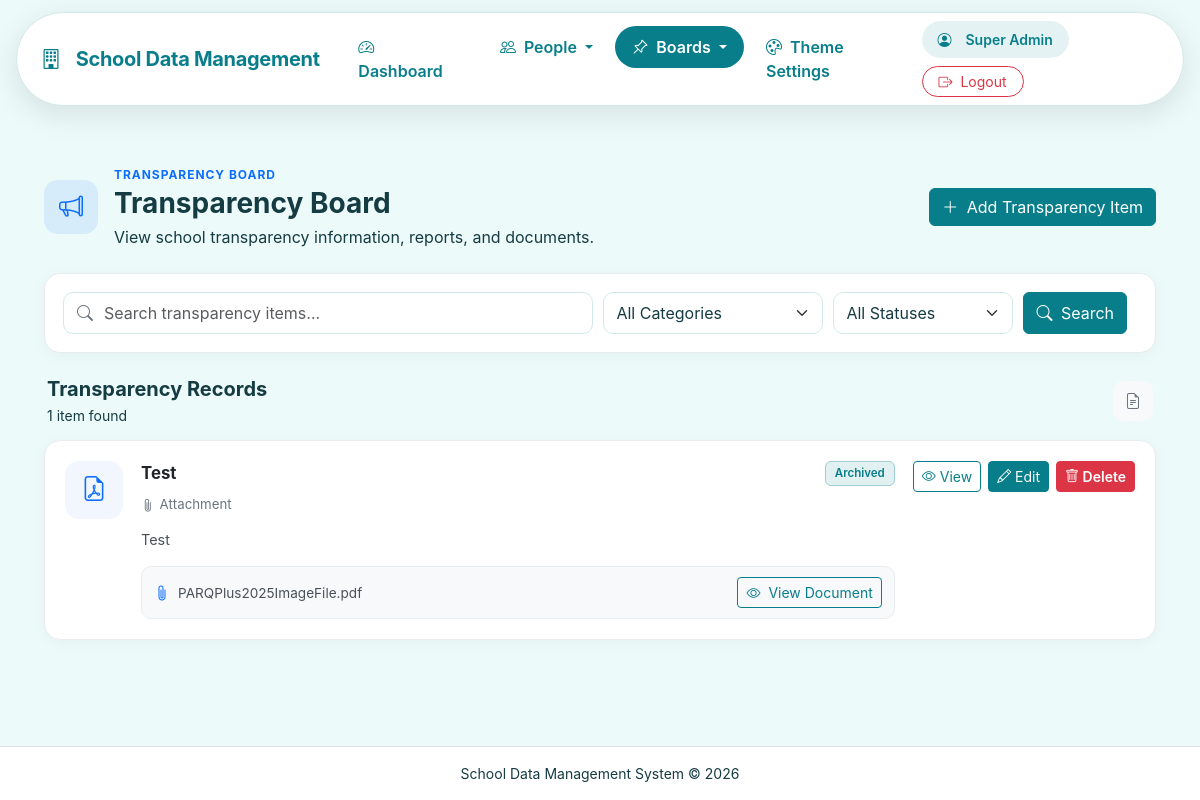
Page /transparency.php (signed in) on the committed database.
### tables this page shows
CREATE TABLE `transparency` (
  `id` int(10) UNSIGNED NOT NULL,
  `title` varchar(255) NOT NULL,
  `category` varchar(100) DEFAULT NULL,
  `description` text DEFAULT NULL,
  `school_year` varchar(20) DEFAULT NULL,
  `date_posted` date DEFAULT NULL,
  `file_name` varchar(255) DEFAULT NULL,
  `file_path` varchar(500) DEFAULT NULL,
  `file_type` varchar(100) DEFAULT NULL,
  `status` enum('Published','Draft','Archived') NOT NULL DEFAULT 'Published',
  `created_by` int(10) UNSIGNED DEFAULT NULL,
  `updated_by` int(10) UNSIGNED DEFAULT NULL,
  `created_at` timestamp NOT NULL DEFAULT current_timestamp(),
  `updated_at` timestamp NOT NULL DEFAULT current_timestamp() ON UPDATE current_timestamp()
);

### config.php (called while the page is built, shortened)
<?php
function e($value)
{
    return htmlspecialchars(
        (string) $value,
        ENT_QUOTES,
        'UTF-8'
    );
}
?>

### transparency.php (the view, shortened to what this page needs)
<?php
require_once __DIR__ . '/config.php';
$q = trim(
    $_GET['q'] ?? ''
);
$sql = "
    SELECT *
    FROM transparency
";
$params = [];
$sql .= "
    ORDER BY
        date_posted DESC,
        id DESC
";
$stmt = $pdo->prepare($sql);
$stmt->execute(
    $params
);
$rows = $stmt->fetchAll();
include 'header.php';
?>
<link
    rel="stylesheet"
    href="assets/transparency.css"
>
<div class="transparency-page">
    <div class="transparency-page-header">
        <div class="transparency-header-left">
            <div class="transparency-page-icon">
                <i class="bi bi-megaphone"></i>
            </div>
            <div>
                <div class="transparency-page-label">
                    TRANSPARENCY BOARD
                </div>
                <h2 class="fw-bold mb-1">
                    Transparency Board
                </h2>
                <p class="text-muted mb-0">
                    View school transparency information,
                    reports, and documents.
                </p>
            </div>
        </div>
        <?php if ($isAdmin): ?>
            <div class="transparency-header-actions">
                <a
                    href="transparency_form.php"
                    class="btn btn-primary"
                >
                    <i class="bi bi-plus-lg me-1"></i>
                    Add Transparency Item
                </a>
            </div>
        <?php endif; ?>
    </div>
    <div class="transparency-search-card">
        <form
            method="GET"
            class="transparency-search-form"
        >
            <div class="transparency-search-main">
                <div class="transparency-search-input">
                    <input
                        type="text"
                        name="q"
                        class="form-control"
                        value="<?= e($q) ?>"
                        placeholder="Search transparency items..."
                        aria-label="Search transparency items"
                    >
                </div>
            </div>
            <div class="transparency-filter">
                <select
                    name="category"
                    class="form-select"
                >
                    <option value="">
                        All Categories
                    </option>
                </select>
            </div>
            <div class="transparency-filter">
                <select
                    name="status"
                    class="form-select"
                >
                    <option value="">
                        All Statuses
                    </option>
                </select>
            </div>
            <button
                type="submit"
                class="btn btn-primary transparency-search-btn"
            >
                <i class="bi bi-search me-1"></i>
                Search
            </button>
        </form>
    </div>
    <div class="transparency-record-header">
        <div>
            <h5 class="fw-bold mb-1">
                Transparency Records
            </h5>
            <p class="text-muted small mb-0">
                <?= count($rows) ?>
                item<?= count($rows) !== 1 ? 's' : '' ?>
                found
            </p>
        </div>
        <div class="transparency-record-icon">
            <i class="bi bi-file-earmark-text"></i>
        </div>
    </div>
    <div class="transparency-records">
        <?php if (!empty($rows)): ?>
            <?php foreach ($rows as $r): ?>
                <div class="transparency-item-card">
                    <div class="transparency-item-icon">
                        <?php
                        $itemIcon =
                            'bi-file-earmark-text';
                        if (
                            !empty(
                                $r['file_path']
                            )
                        ) {
                            $extension =
                                strtolower(
                                    pathinfo(
                                        $r['file_path'],
                                        PATHINFO_EXTENSION
                                    )
                                );
                            if (
                                in_array(
                                    $extension,
                                    [
                                        'jpg',
                                        'jpeg',
                                        'png',
                                        'webp'
                                    ],
                                    true
                                )
                            ) {
                                $itemIcon =
                                    'bi-file-earmark-image';
                            } elseif (
                                in_array(
                                    $extension,
                                    [
                                        'xls',
                                        'xlsx'
                                    ],
                                    true
                                )
                            ) {
                                $itemIcon =
                                    'bi-file-earmark-spreadsheet';
                            } elseif (
                                in_array(
                                    $extension,
                                    [
                                        'ppt',
                                        'pptx'
                                    ],
                                    true
                                )
                            ) {
                                $itemIcon =
                                    'bi-file-earmark-slides';
                            } elseif (
                                in_array(
                                    $extension,
                                    [
                                        'doc',
                                        'docx'
                                    ],
                                    true
                                )
                            ) {
                                $itemIcon =
                                    'bi-file-earmark-word';
                            } elseif (
                                $extension === 'pdf'
                            ) {
                                $itemIcon =
                                    'bi-file-earmark-pdf';
                            }
                        }
                        ?>
                        <i
                            class="bi <?= e($itemIcon) ?>"
                        ></i>
                    </div>
                    <div class="transparency-item-content">
                        <div class="transparency-item-top">
                            <div class="transparency-item-title">
                                <?= e(
                                    $r['title']
                                    ??
                                    'Untitled Transparency Item'
                                ) ?>
                            </div>
                            <?php
                            $itemStatus =
                                $r['status']
                                ??
                                'Published';
                            ?>
                            <?php if (
                                $itemStatus === 'Published'
                            ): ?>
                                <span class="badge bg-success">
                                    Published
                                </span>
                            <?php elseif (
                                $itemStatus === 'Draft'
                            ): ?>
                                <span class="badge bg-warning text-dark">
                                    Draft
                                </span>
                            <?php else: ?>
                                <span class="badge bg-secondary">
                                    Archived
                                </span>
                            <?php endif; ?>
                        </div>
                        <div class="transparency-item-meta">
                            <?php if (
                                !empty(
                                    $r['file_path']
                                )
                            ): ?>
                                <span>
                                    <i class="bi bi-paperclip"></i>
                                    Attachment
                                </span>
                            <?php endif; ?>
                        </div>
                        <?php if (
                            !empty(
                                $r['description']
                            )
                        ): ?>
                            <div
                                class="transparency-item-description"
                            >
                                <?= nl2br(
                                    e(
                                        $r['description']
                                    )
                                ) ?>
                            </div>
                        <?php endif; ?>
                        <?php if (
                            !empty(
                                $r['file_path']
                            )
                        ): ?>
                            <div
                                class="transparency-item-file"
                            >
                                <div
                                    class="transparency-file-left"
                                >
                                    <i class="bi bi-paperclip"></i>
                                    <span>
                                        <?= e(
                                            $r['file_name']
                                            ??
                                            'Attached Document'
                                        ) ?>
                                    </span>
                                </div>
                                <a
                                    href="<?= e(
                                        $r['file_path']
                                    ) ?>"
                                    target="_blank"
                                    rel="noopener noreferrer"
                                    class="btn btn-sm btn-outline-primary"
                                >
                                    <i class="bi bi-eye me-1"></i>
                                    View Document
                                </a>
                            </div>
                        <?php endif; ?>
                    </div>
                    <div class="transparency-item-actions">
                        <a
                            href="transparency_view.php?id=<?= (int)$r['id'] ?>"
                            class="btn btn-sm btn-outline-primary"
                            title="View Transparency Item"
                        >
                            <i class="bi bi-eye"></i>
                            <span>
                                View
                            </span>
                        </a>
                        <?php if ($isAdmin): ?>
                            <a
                                href="transparency_form.php?id=<?= (int)$r['id'] ?>"
                                class="btn btn-sm btn-primary"
                                title="Edit Transparency Item"
                            >
                                <i class="bi bi-pencil"></i>
                                <span>
                                    Edit
                                </span>
                            </a>
                            <a
                                href="delete_transparency.php?id=<?= (int)$r['id'] ?>"
                                class="btn btn-sm btn-danger"
                                data-confirm="Delete this transparency item?"
                                title="Delete Transparency Item"
                            >
                                <i class="bi bi-trash"></i>
                                <span>
                                    Delete
                                </span>
                            </a>
                        <?php endif; ?>
                    </div>
                </div>
            <?php endforeach; ?>
        <?php endif; ?>
    </div>
</div>
<?php include 'footer.php'; ?>

### assets/style.css (style rules this page uses)
body { font-family: Inter, system-ui, -apple-system, "Segoe UI", sans-serif; }

### assets/navigation.css (style rules this page uses)
html, body { min-height: 100%; }
body { display: flex; flex-direction: column; min-height: 100vh; }

### assets/css/theme.css (style rules this page uses)
:root { --theme-primary: #0d6efd; --theme-button: #0d6efd; --theme-header: #ffffff; --theme-card: #ffffff; --theme-background: #f5f8fc; --theme-text: #172b4d; --theme-font: #172b4d; --theme-icon: #0d6efd; --theme-border: #e5eaf0; }
html, body, body.bg-light, main, main.container, main.container-fluid, .content-wrapper, .page-wrapper { background-color: var(--theme-background) !important; color: var(--theme-font) !important; }
body p, body label, body li, body td, body th, body small, body .text-muted, body .form-text, body .text-secondary { color: var(--theme-font) !important; }
h1, h2, h3, h4, h5, h6, .stat-number, .records-title, .record-name, .page-title, .card-title { color: var(--theme-text) !important; }
html body .btn-primary, html body .theme-primary-button, html body .btn-info, html body button[type="submit"]:not(.btn-danger):not(.sdms-theme-reset):not(.danger) { background-color: var(--theme-button) !important; border-color: var(--theme-button) !important; color: #ffffff !important; }
html body .btn-outline-primary, html body .btn-outline-info, html body .btn-outline-secondary { color: var(--theme-primary) !important; border-color: var(--theme-primary) !important; background-color: transparent !important; }
html body .btn-danger, html body .small-button.danger, html body button.danger { background-color: #dc3545 !important; border-color: #dc3545 !important; color: #ffffff !important; font-weight: 600 !important; }
.card, .dashboard-stat-card, .dashboard-record-card, .modal-content, .dropdown-menu, .list-group-item, .table, .form-control, .form-select, .input-group-text, hr { border-color: var(--theme-border) !important; }
.form-control, .form-select, input[type="search"] { background-color: var(--theme-card) !important; color: var(--theme-font) !important; }
.btn i, .btn .bi, .btn-primary i, .btn-primary .bi, .btn-danger i, .btn-danger .bi, .btn-success i, .btn-success .bi, .btn-warning i, .btn-warning .bi, .btn-info i, .btn-info .bi, .btn-secondary i, .btn-secondary .bi, .button i, .button .bi { color: inherit !important; }
.record-id, .badge-id, .badge-lrn, .badge-sy, .badge-section, .badge-plantilla, .badge.bg-light, .badge.bg-secondary, .badge.bg-info, .badge.bg-primary, .badge.bg-blue, [class*="record-id"], [class*="employee-id"], [class*="lrn-badge"], span.badge:not(.bg-danger):not(.bg-warning):not(.bg-success):not(.status-published) { background-color: color-mix(in srgb, var(--theme-icon) 12%, var(--theme-card)) !important; border: 1px solid color-mix(in srgb, var(--theme-icon) 25%, var(--theme-border)) !important; color: var(--theme-icon) !important; font-weight: 600 !important; }

### rows in the picture
transparency: title "Test", status "Archived", shows "Attachment", description "Test", file_name "PARQPlus2025ImageFile.pdf"

### other values in the picture
$item['label'] "Dashboard"
$item['label'] "People"
$item['label'] "Boards"
$item['label'] "Theme Settings"
$_SESSION['full_name'] "Super Admin"
count($rows) "1"
